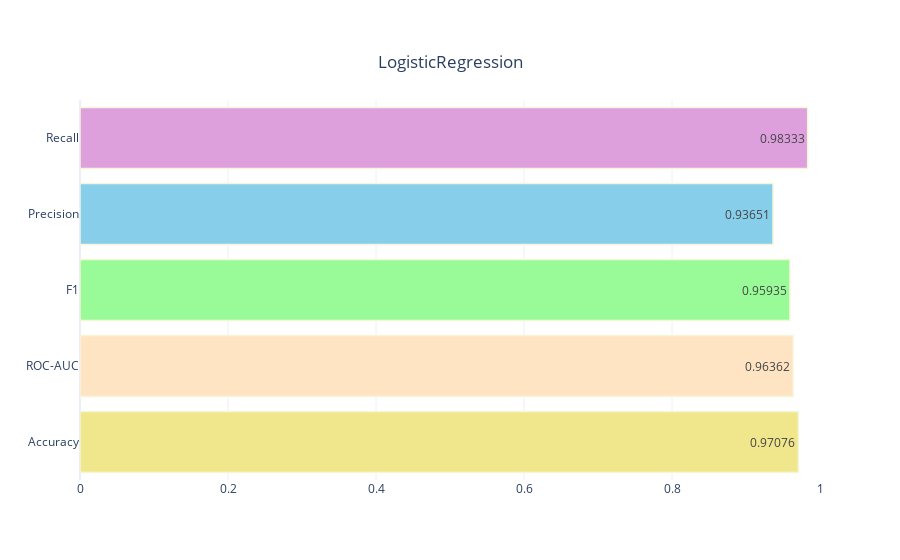
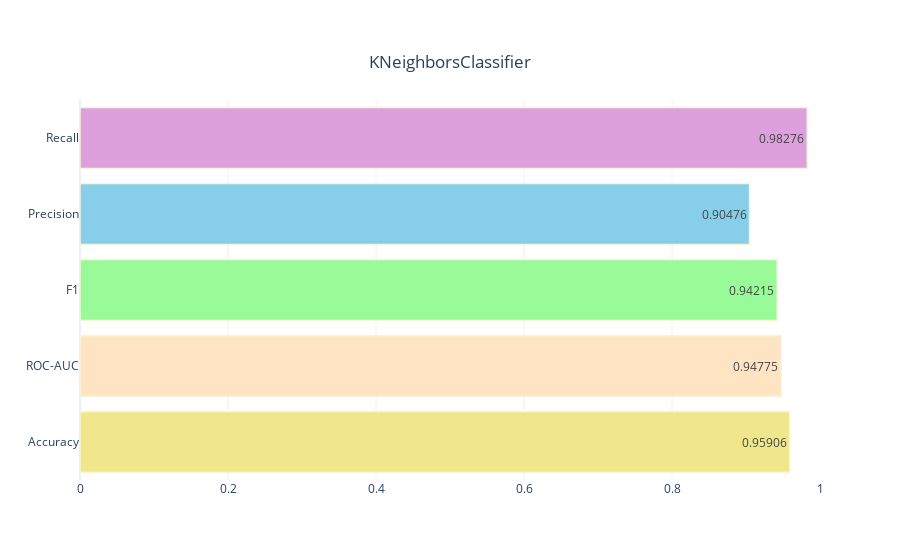
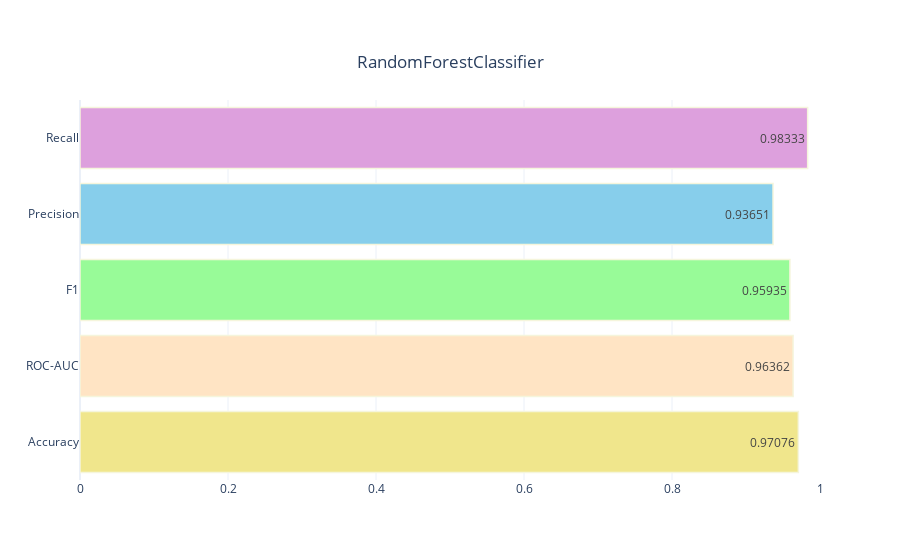
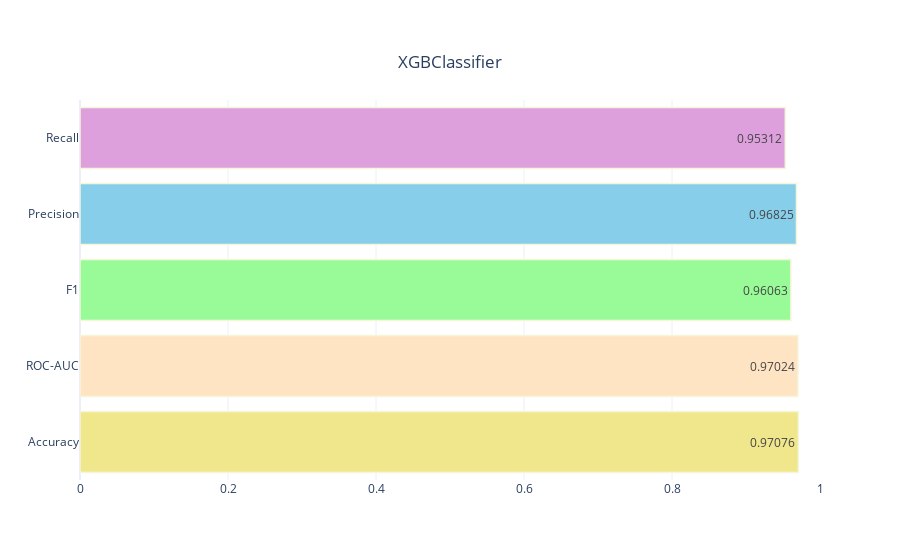

Write notebook code for charts like these, in order.
### Code cell
# Lets create model:
def classification_models(model):
    y_pred=model.fit(X_train,y_train).predict(X_test)
    accuracy=accuracy_score(y_pred,y_test)
    roc_score=roc_auc_score(y_test,y_pred)
    f1=f1_score(y_pred,y_test)
    precision=precision_score(y_pred,y_test)
    recall=recall_score(y_pred,y_test)

    results=pd.DataFrame({"Values":[accuracy,roc_score,f1,precision,recall],
                         "Metrics":["Accuracy","ROC-AUC","F1","Precision","Recall"]})

    # Visualize Results:
    fig=make_subplots(rows=1,cols=1)
    fig.add_bar(x=[round(i,5) for i in results["Values"]],
                        y=results["Metrics"],
                        text=[round(i,5) for i in results["Values"]],orientation="h",textposition="inside",name="Values",
                        marker=dict(color=["khaki","bisque","palegreen","skyblue","plum"],line_color="beige",line_width=1.5),row=1,col=1)
    fig.update_layout(title={'text': model.__class__.__name__ ,
                             'y':0.9,
                             'x':0.5,
                             'xanchor': 'center',
                             'yanchor': 'top'},
                      template='plotly_white')
    fig.update_xaxes(range=[0,1], row = 1, col = 1)

    iplot(fig)

my_models= [

    LogisticRegression(),
    KNeighborsClassifier(),
    RandomForestClassifier(),
    XGBClassifier(),
    GradientBoostingClassifier(),
    GaussianNB(),
    DecisionTreeClassifier()


]

for model in my_models:
    classification_models(model)

### Figure 1 — Plotly figure (JSON) as saved in the notebook; plotly's stock layout.template omitted (floating-point values rounded to 4 significant figures)
{"data": [{"marker": {"color": ["khaki", "bisque", "palegreen", "skyblue", "plum"], "line": {"color": "beige", "width": 1.5}}, "name": "Values", "orientation": "h", "text": ["0.97076", "0.96362", "0.95935", "0.93651", "0.98333"], "textposition": "inside", "x": [0.9708, 0.9636, 0.9594, 0.9365, 0.9833], "xaxis": "x", "y": ["Accuracy", "ROC-AUC", "F1", "Precision", "Recall"], "yaxis": "y", "type": "bar"}], "layout": {"title": {"text": "LogisticRegression", "x": 0.5, "xanchor": "center", "y": 0.9, "yanchor": "top"}, "xaxis": {"anchor": "y", "domain": [0, 1], "range": [0, 1]}, "yaxis": {"anchor": "x", "domain": [0, 1]}}}

### Figure 2 — Plotly figure (JSON) as saved in the notebook; plotly's stock layout.template omitted (floating-point values rounded to 4 significant figures)
{"data": [{"marker": {"color": ["khaki", "bisque", "palegreen", "skyblue", "plum"], "line": {"color": "beige", "width": 1.5}}, "name": "Values", "orientation": "h", "text": ["0.95906", "0.94775", "0.94215", "0.90476", "0.98276"], "textposition": "inside", "x": [0.9591, 0.9477, 0.9422, 0.9048, 0.9828], "xaxis": "x", "y": ["Accuracy", "ROC-AUC", "F1", "Precision", "Recall"], "yaxis": "y", "type": "bar"}], "layout": {"title": {"text": "KNeighborsClassifier", "x": 0.5, "xanchor": "center", "y": 0.9, "yanchor": "top"}, "xaxis": {"anchor": "y", "domain": [0, 1], "range": [0, 1]}, "yaxis": {"anchor": "x", "domain": [0, 1]}}}

### Figure 3 — Plotly figure (JSON) as saved in the notebook; plotly's stock layout.template omitted (floating-point values rounded to 4 significant figures)
{"data": [{"marker": {"color": ["khaki", "bisque", "palegreen", "skyblue", "plum"], "line": {"color": "beige", "width": 1.5}}, "name": "Values", "orientation": "h", "text": ["0.97076", "0.96362", "0.95935", "0.93651", "0.98333"], "textposition": "inside", "x": [0.9708, 0.9636, 0.9594, 0.9365, 0.9833], "xaxis": "x", "y": ["Accuracy", "ROC-AUC", "F1", "Precision", "Recall"], "yaxis": "y", "type": "bar"}], "layout": {"title": {"text": "RandomForestClassifier", "x": 0.5, "xanchor": "center", "y": 0.9, "yanchor": "top"}, "xaxis": {"anchor": "y", "domain": [0, 1], "range": [0, 1]}, "yaxis": {"anchor": "x", "domain": [0, 1]}}}

### Figure 4 — Plotly figure (JSON) as saved in the notebook; plotly's stock layout.template omitted (floating-point values rounded to 4 significant figures)
{"data": [{"marker": {"color": ["khaki", "bisque", "palegreen", "skyblue", "plum"], "line": {"color": "beige", "width": 1.5}}, "name": "Values", "orientation": "h", "text": ["0.97076", "0.97024", "0.96063", "0.96825", "0.95312"], "textposition": "inside", "x": [0.9708, 0.9702, 0.9606, 0.9683, 0.9531], "xaxis": "x", "y": ["Accuracy", "ROC-AUC", "F1", "Precision", "Recall"], "yaxis": "y", "type": "bar"}], "layout": {"title": {"text": "XGBClassifier", "x": 0.5, "xanchor": "center", "y": 0.9, "yanchor": "top"}, "xaxis": {"anchor": "y", "domain": [0, 1], "range": [0, 1]}, "yaxis": {"anchor": "x", "domain": [0, 1]}}}
